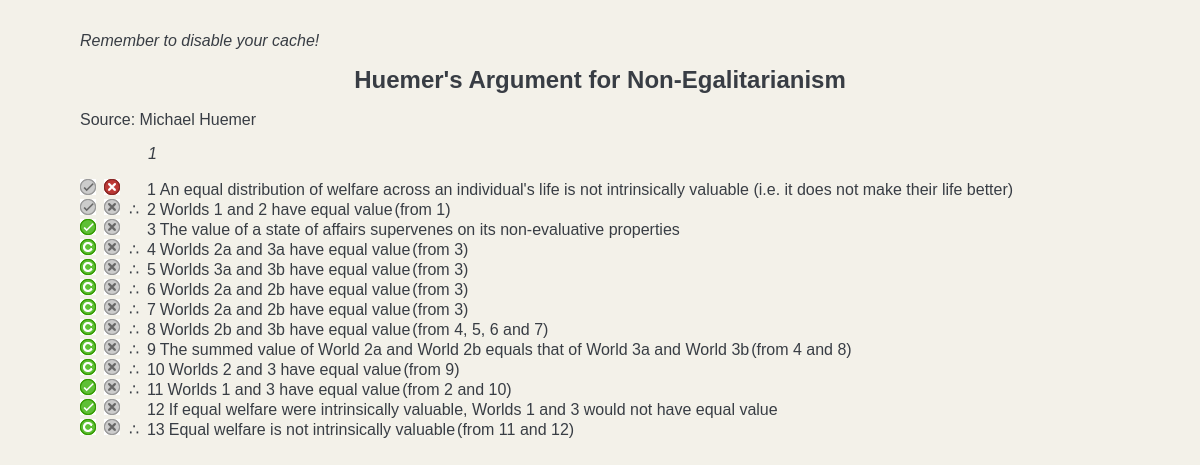
The app's page /view/ajax/view.php?type=argument&id=2 with its own data.
### tables this page shows
CREATE TABLE IF NOT EXISTS `arguments` (
  `id` smallint(6) NOT NULL AUTO_INCREMENT,
  `subargs` varchar(150) NOT NULL,
  `name` varchar(512) NOT NULL,
  `description` int(11) DEFAULT NULL,
  `source` varchar(1020) DEFAULT NULL,
  `source_author` varchar(100) DEFAULT NULL,
  PRIMARY KEY (`id`)
);

CREATE TABLE IF NOT EXISTS `propositions` (
  `p` smallint(6) NOT NULL AUTO_INCREMENT,
  `text` varchar(300) DEFAULT NULL,
  `implications` varchar(100) DEFAULT NULL,
  `implicators` varchar(100) DEFAULT NULL,
  `contextp` smallint(6) DEFAULT NULL,
  `contextpt` smallint(6) DEFAULT NULL,
  `definitional` tinyint(1) DEFAULT NULL,
  `logical` tinyint(1) DEFAULT NULL,
  PRIMARY KEY (`p`)
);

### functions/functions.php (the view, shortened to what this page needs)
<?php
	$u = 1;
		?>
		<?php
function print_proposition ($p, $num = FALSE, $CONCLUSION = FALSE, $fromNums = NULL) {
	if ($num) {
		if ($CONCLUSION) {
			print '<span class="therefore">&there4;</span>';
		} else {
			print '<span class="therefore">&emsp;&ensp;</span>';
		}
		print '<span class="number">'.$num.'</span>';
	}
	$_text = mysql_query("SELECT text FROM propositions WHERE p = $p");
	$text = mysql_fetch_row($_text);
	if ($text) {
		$text[0] = preg_replace('/\[([^|]*)(?:|.*)\]/', '${1}', $text[0]);
		print '<span class="text">'.$text[0].'</span>';
	}
	if ($CONCLUSION) {
		sort($fromNums);
		$fromLast = array_pop($fromNums);
		if ($fromNums) {
			$fromText = implode(', ', $fromNums);
			$fromText .= " and $fromLast";
		} else {
			$fromText = $fromLast;
		}
		print '<span class="from">(from '.$fromText.')</span>';
	}
			?>
	<?php
	print "</div>\n\n";
}
function print_ajax_buttons ($p, $b, $c) {
	$converse = $p + 1;
	print '<div class="proposition">';
	print '<span class="buttons">';
	if ($b == ACCEPT) {
		print '<span class="tick-on button"><a title="Take this back" class="'.$p.'" href="/functions/php/set-attitude.php?p='.$p.'&amp;a=NULL"></a></span> ';
	} else if ($c == ACCEPT) {
		print '<span class="tick-c button"><a title="Accept" class="'.$p.' committed" href="/functions/php/set-attitude.php?p='.$p.'&amp;a=1"></a></span> ';
	} else {
		print '<span class="tick-off button"><a title="Accept" class="'.$p.'" href="/functions/php/set-attitude.php?p='.$p.'&amp;a=1"></a></span> ';
	}
	if ($b == REJECT) {
		print '<span class="cross-on button"><a title="Take this back" class="'.$converse.'" href="/functions/php/set-attitude.php?p='.$p.'&amp;a=NULL"></a></span> ';
	} else {
		print '<span class="cross-off button"><a title="Reject" class="'.$converse.'" href="/functions/php/set-attitude.php?p='.$p.'&amp;a=2"></a></span> ';
	}
	print '</span>';
}
function show_argument ($id, $ajax = FALSE) {
	global $u;
	$arg_data =  mysql_fetch_row(mysql_query("SELECT subargs, name, description,source,source_author FROM arguments WHERE id = $id"));
	?>
	<h1><?php print $arg_data[1]; ?></h1>
	<?php if ($arg_data[3] || $arg_data[4]) { ?>
		<div id="arg-source">
			<span class="inline-label">Source:</span>
			<?php
			print $arg_data[4];
			?>
		</div>
	<?php } ?>
	<?php if ($arg_data[2]) { ?>
		<div id="arg-info">
			<?php print $arg_data[2]; ?>
		</div>
	<?php } ?>
	<?php
	$is = explode(',', $arg_data[0]);
	$argpnum = 1;
	foreach ($is as $i) {
		$fromNums = array();
		$_ps = mysql_query("SELECT p1, p2, p3, p4, c FROM implications WHERE id = $i");
		if ($_ps) {
			$ps = mysql_fetch_row($_ps);
			$cid = array_pop($ps);
			foreach ($ps as $p) {
				if ($p) {
					$PDONE = FALSE;
					for ($oldpnum = $argpnum - 1; $oldpnum >= 1; $oldpnum--) {
						if ($a[$oldpnum][p] == $p) {
							$fromNums[] = $oldpnum;
							$PDONE = TRUE;
						}
					}
					if (!$PDONE) {
						$fromNums[] = $argpnum;
						$a[$argpnum][p] = $p;
						$_pa = mysql_query("SELECT b, c FROM attitudes WHERE p = $p AND u = $u");
						$pa = mysql_fetch_row($_pa);
						if ($pa[0] != NULL && $pa[0] != "NULL") {
							$a[$argpnum][b] = $pa[0];
						} else {
							$a[$argpnum][b] = NULL;
						}
						if ($pa[1] != NULL && $pa[1] != "NULL") {
							$a[$argpnum][c] = $pa[1];
						} else {
							$a[$argpnum][c] = NULL;
						}
						if ($ajax) {
							print_ajax_buttons($a[$argpnum][p], $a[$argpnum][b], $a[$argpnum][c]);
						} else {
							print_buttons($a[$argpnum][p], $a[$argpnum][b], $a[$argpnum][c]);
						}
						print_proposition($p, $argpnum);
						$argpnum++;
					}
				}
			}
			$a[$argpnum][p] = $cid;
			$_pa = mysql_query("SELECT b, c FROM attitudes WHERE p = $cid AND u=$u");
			$pa = mysql_fetch_row($_pa);
			if ($pa[0] != NULL && $pa[0] != "NULL") {
				$a[$argpnum][b] = $pa[0];
			} else {
				$a[$argpnum][b] = NULL;
			}
			if ($pa[1] != NULL && $pa[1] != "NULL") {
				$a[$argpnum][c] = $pa[1];
			} else {
				$a[$argpnum][c] = NULL;
			}
			if ($ajax) {
				print_ajax_buttons($a[$argpnum][p], $a[$argpnum][b], $a[$argpnum][c]);
			} else {
				print_buttons($a[$argpnum][p], $a[$argpnum][b], $a[$argpnum][c]);
			}
			print_proposition($cid, $argpnum, TRUE, $fromNums);
			$argpnum++;
		}
	}
}
				?>

### view/styles.css (style rules this page uses)
#arg-source, #arg-info { margin: 1em 0; }
#arg-info { font-style: italic; margin-left: 68px; }
.proposition .therefore { width: 1em; display:-moz-inline-stack; display:inline-block; }
.proposition .number { margin-left: 2px; margin-right: 4px; width: 1em; }
.proposition .from { margin-left: 2px; }
.button { width: 16px; height: 16px; margin-right: 4px; display:-moz-inline-stack; display:inline-block; }
.button a { width: 16px; height: 16px; display: block; border-bottom: none; }
.tick-on { background: url(images/tick-off.png) no-repeat center center; }
.tick-on a { background: url(images/tick-on.png) no-repeat center center; }
.tick-c { background: url(images/tick-on.png) no-repeat center center; }
.tick-c a { background: url(images/tick-c.png) no-repeat center center; }
.tick-off { background: url(images/tick-on.png) no-repeat center center; }
.tick-off a { background: url(images/tick-off.png) no-repeat center center; }
.cross-on { background: url(images/cross-off.png) no-repeat center center; }
.cross-on a { background: url(images/cross-on.png) no-repeat center center; }
.cross-off { background: url(images/cross-on.png) no-repeat center center; }
.cross-off a { background: url(images/cross-off.png) no-repeat center center; }
body { font-family: Arial, Helvetica, sans-serif; font-size: 100%; }
h1, h2, h3, h4, h5, h6 { font-family: Verdana, Tahoma, Arial, Helvetica, sans-serif }
h1 { font-size: 1.5em; line-height: 1.2em; text-align: center; }
a { text-decoration: none; border-bottom: 1px dotted blue; }
body { color:#383D44; background-color: #F3F1E9; }

### records on screen
arguments: name "Huemer's Argument for Non-Egalitarianism", source_author "Michael Huemer", description "1"
propositions: text "An equal distribution of welfare across an individual's life is not intrinsically valuable (i.e. it does not make their life better)"
propositions: text "Worlds 1 and 2 have equal value"
propositions: text "The value of a state of affairs supervenes on its non-evaluative properties"
propositions: text "Worlds 2a and 3a have equal value"
propositions: text "Worlds 3a and 3b have equal value"
propositions: text "Worlds 2a and 2b have equal value"
propositions: text "Worlds 2b and 3b have equal value"
propositions: text "The summed value of World 2a and World 2b equals that of World 3a and World 3b"
propositions: text "Worlds 2 and 3 have equal value"
propositions: text "Worlds 1 and 3 have equal value"
propositions: text "If equal welfare were intrinsically valuable, Worlds 1 and 3 would not have equal value"
propositions: text "Equal welfare is not intrinsically valuable"

### other values on screen
$num "1"
$num "2"
$fromText "1"
$num "3"
$num "4"
$fromText "3"
$num "5"
$num "6"
$num "7"
$num "8"
$fromText "4, 5, 6 and 7"
$num "9"
$fromText "4 and 8"
$num "10"
$fromText "9"
